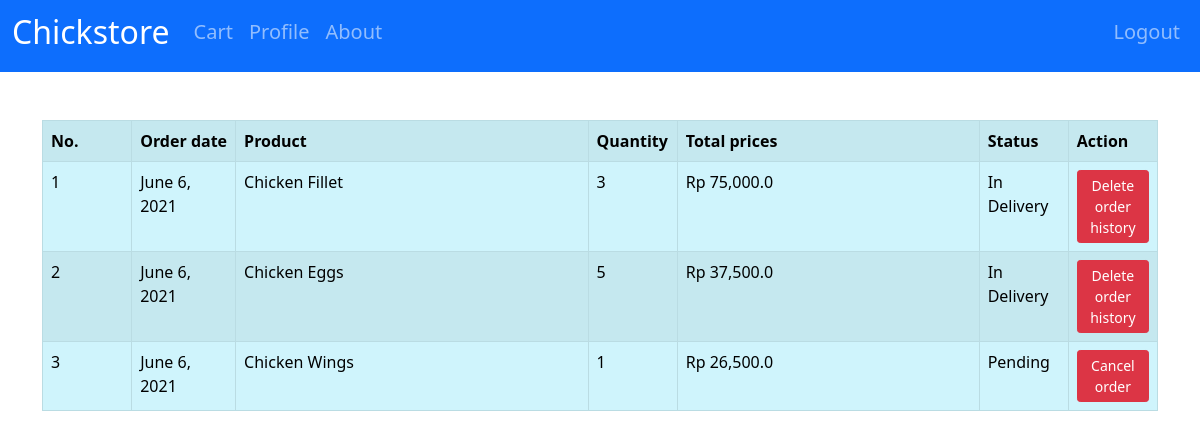
Before: /orders/8 (signed in) with the older database file.
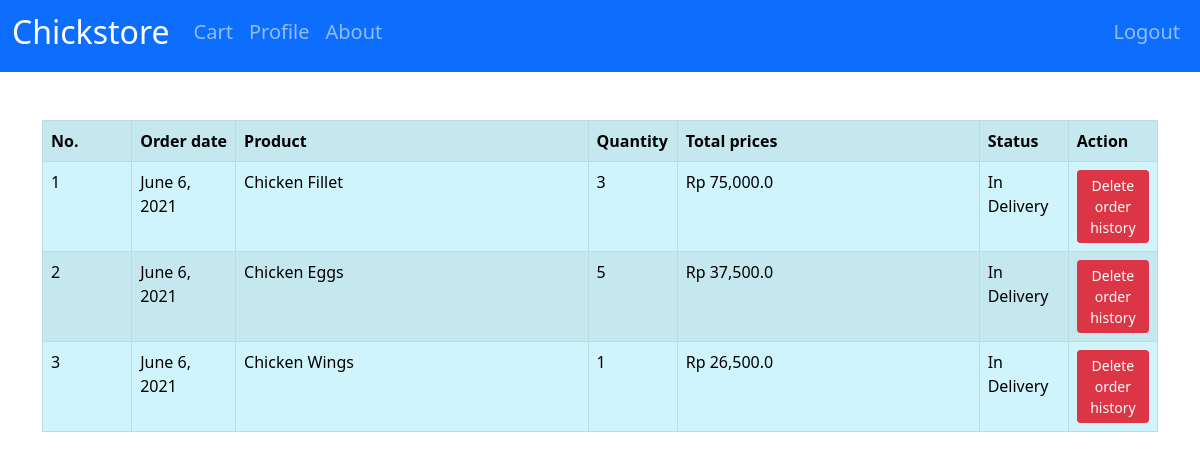
After: the same page with the newer database file.
### account/models.py (models this page shows, shortened)
class Order(models.Model):
    ORDERSTATS = (('Pending', 'Pending'), ('In Delivery', 'In Delivery'),)
    customer = models.ForeignKey(
        Account, related_name="order", on_delete=models.SET_NULL, null=True)
    product = models.ForeignKey(
        Product, related_name="order", on_delete=SET_NULL, null=True)
    status = models.CharField(max_length=200, choices=ORDERSTATS)
    order_date = models.DateField(auto_now_add=True, null=True)
    quantity = models.IntegerField(null=True)
    price_sum = models.FloatField(null=True)

class Product(models.Model):
    name = models.CharField(max_length=200)
    price = models.BigIntegerField()
    extra = models.CharField(max_length=200)
    tags = models.ManyToManyField(Tag)
    quantity = models.IntegerField(null=True)
    picture = models.ImageField(
        upload_to='products', validators=[validate_image])
    date_added = models.DateField(auto_now_add=True, null=True)
    placeholder = models.BooleanField(default=False)

### account/decorators.py (the view)
        def wrapper_func(request, *args, **kwargs):
            if request.user.group.name == allowed_roles[0]:
                return view_func(request, *args, **kwargs)
            if request.user.group.name == 'staff':
                return redirect('staff_page')
            else:
                return HttpResponse("Unauthorized access!")

### account/views.py (called while the page is built)
@login_required(login_url='login')
@allowed_users(allowed_roles=['customer'])
def orders(request, customer):
    orders = Order.objects.filter(customer=customer)
    context = {
        "orders": orders
    }
    return render(request, 'chickstore/orders.html', context)

### templates/chickstore/orders.html
{% extends 'common/base.html' %}
{% load humanize %}
{% block content %}
{% if orders %}
<div class="table-responsive-sm">
    <table class="table table-striped table-bordered table-info mt-5">
        <tr>
            <th class="fit">
                No.
            </th>
            <th class="fit">
                Order date
            </th>
            <th>
                Product
            </th>
            <th class="fit">
                Quantity
            </th>
            <th>
                Total prices
            </th>
            <th class="fit">
                Status
            </th>
            <th class="fit">
                Action
            </th>
        </tr>
        {% for order in orders%}
            <tr>
                <td>
                    {{forloop.counter}}
                </td>
                <td>
                    {{order.order_date}}
                </td>
                <td>
                    {{order.product.name}}
                </td>
                <td>
                    {{order.quantity}}
                </td>
                <td>
                    Rp {{order.price_sum|intcomma}}
                </td>
                <td>
                    {{order.status}}
                </td>
                {% if order.status == 'Pending' %}
                    <td>
                        <a class="btn btn-sm btn-danger" href="{% url 'cancel_order' order.id %}">Cancel order</a>
                    </td>
                {% elif order.status == 'In Delivery' %}
                    <td>
                        <a class="btn btn-sm btn-danger" href="{% url 'delete_order' order.id %}">Delete order history</a>
                    </td>
                {% endif %}
            </tr>
        {% endfor %}
    </table>
</div>
{% else %}
    <h4>No Orders available</h4>
{% endif %}
{% endblock %}

### templates/common/base.html (shortened to what this page needs)
{% load static %}
<!DOCTYPE html>
<html lang="en">
<head>
    <link href="https://cdn.jsdelivr.net/npm/bootstrap@5.0.1/dist/css/bootstrap.min.css" rel="stylesheet">
    <link rel="stylesheet" href="{% static 'style.css' %}">
</head>
<body>
    {% include 'common/_navbar-mainpage.html' %}
    <div class="container">
        {% block content %} {% endblock %}
    </div>
</body>
</html>

### templates/common/_navbar-mainpage.html (shortened to what this page needs)
<nav class="navbar navbar-expand-md navbar-dark bg-primary">
    <div class="container-fluid">
        {% if request.user.group.name == 'customer' %}
        <a class="navbar-brand" href="{% url 'mainpage' %}">
            <h2>Chickstore</h2>
        </a>
        {% elif request.user.group.name == 'staff' %}
        <a class="navbar-brand" href="{% url 'staff_page' %}">
            <h2>Chickstore</h2>
        </a>
        {% endif %}
        {% if request.user.group.name == 'staff' %}
        <div class="navbar-collapse collapse" id="collapseNavbar">
            <ul class="navbar-nav">
                <li class="nav-item active">
                    <a class="nav-link" href="{% url 'add_product' %}">
                        <h5>Add Product</h5>
                    </a>
                </li>
                <li class="nav-item active">
                    <a class="nav-link" href="{% url 'manage_tags' %}">
                        <h5>Manage Tag</h5>
                    </a>
                </li>
            </ul>
            <ul class="navbar-nav ms-auto">
                <li class="nav-item">
                    <div id="google_translate_element"></div>
                </li>
                <li class="nav-item">
                    <a class="nav-link" href="{% url 'logout' %}">
                        <h5>Logout</h5>
                    </a>
                </li>
            </ul>
        </div>
        {% else %}
        <div class="navbar-collapse collapse" id="collapseNavbar">
            <ul class="navbar-nav">
                <li class="nav-item active">
                    <a class="nav-link" href="{% url 'orders' user.id %}">
                        <h5 class="">Cart</h5>
                    </a>
                </li>
                <li class="nav-item active">
                    <a class="nav-link" href="{% url 'edit_profile' user.id %}">
                        <h5 class="">Profile</h5>
                    </a>
                </li>
                <li class="nav-item">
                    <a class="nav-link" href="{% url 'about' %}">
                        <h5>About</h5>
                    </a>
                </li>
            </ul>
            <ul class="navbar-nav ms-auto">
                <li class="nav-item">
                    <a class="nav-link" href="{% url 'logout' %}">
                        <h5>Logout</h5>
                    </a>
                </li>
            </ul>
        </div>
        {% endif %}
    </div>
</nav>

### static/style.css (style rules this page uses)
.table td.fit, .table th.fit { white-space: nowrap; width: 8%; }
ul { list-style-type: none; }

Changed rows visible on the page:
changed Order "Chicken Wings": status "Pending" → "In Delivery"; status "Cancel order" → "Delete order history"
